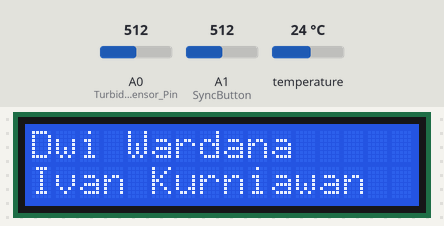
Bench run of a sketch on a simulated Arduino Uno, built with avr-gcc and run on an emulated ATmega328P. Parts: 16×2 character LCD. Inputs (shaded band) come from the test bench; at power-on: A1 (SyncButton) = 512, A0 (Turbidity_Sensor_Pin) = 512, temperature 24 °C. What the sketch prints to the serial monitor is not drawn.

Above: at 0.2 s.
2.8 s: A1 (SyncButton) set to 0
At 5.6 s:
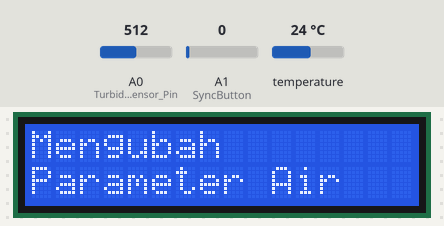
14.4 s: A1 (SyncButton) set to 122
26.0 s: A0 (Turbidity_Sensor_Pin) set to 306
At 31.8 s:
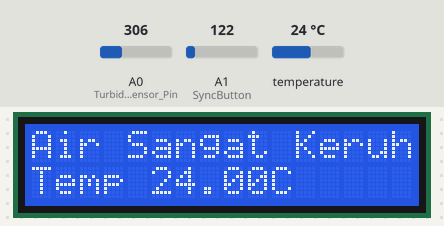
37.6 s: temperature set to 12 °C
At 44.8 s:
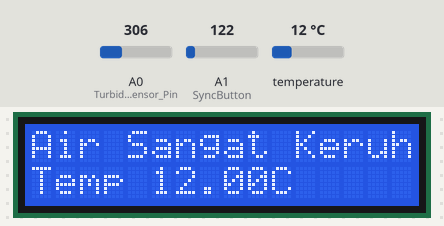
47.0 s: temperature set to 19 °C
At 52.6 s:
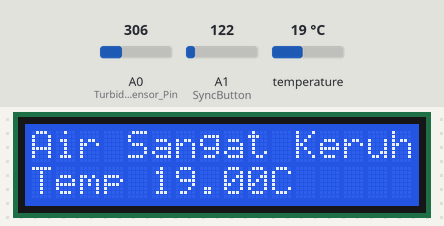
55.8 s: A0 (Turbidity_Sensor_Pin) set to 480
62.2 s: A0 (Turbidity_Sensor_Pin) set to 497
At 66.6 s:
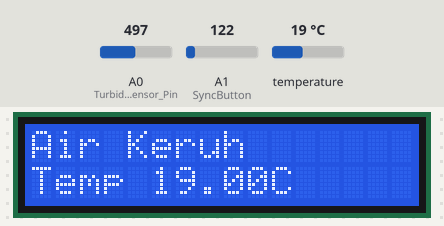
Timing chart, 0 to 68.1 s (numbered marks = the images above; inputs shaded):
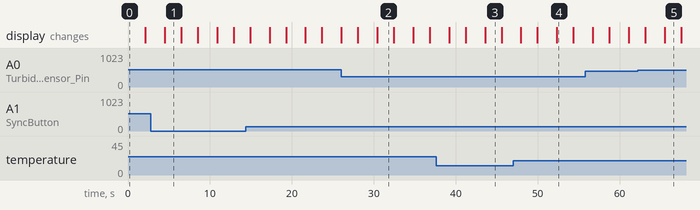

The sketch:

code.ino
```cpp
/*
 * Arduino Turbidity Meter, Water Quality monitoring
 * Download Libraries
 * https://www.electroniclinic.com/arduino-libraries-download-and-projects-they-are-used-in-project-codes/
 *
 */
#include <Wire.h>
#include <OneWire.h>
#include <DallasTemperature.h>
#include <LiquidCrystal_I2C.h> // Library for LCD

LiquidCrystal_I2C lcd(0x27, 16, 2); // I2C address 0x27, 16 column and 2 rows

int Turbidity_Sensor_Pin = A0;
int Temperature_Sensor_Pin = 13;
int SyncButton = A1;
int buttonState = 0;

float Turbidity_Sensor_Voltage;
int samples = 10000;
float ntu;

float tempCelsius;
float tempFahrenheit;

int setButton = 0;

float JERNIH = 2.80;
float KERUH = 2.78;

bool status = false;

OneWire oneWire(Temperature_Sensor_Pin);
DallasTemperature tempSensor(&oneWire);

void setup()
{
  Serial.begin(9600); // for debugging purposes

  lcd.init(); //initialize the lcd
  lcd.backlight(); //open the backlight

  tempSensor.begin();

  pinMode(Turbidity_Sensor_Pin, INPUT);
  pinMode(SyncButton, INPUT);
  lcd.setCursor(0, 0);         // move cursor to   (0, 0)
  lcd.print("Dwi Wardana");        // print message at (0, 0)
  lcd.setCursor(0, 1);         // move cursor to   (2, 1)
  lcd.print("Ivan Kurniawan");
}

void loop() {
  delay(2000);
    if (!status){
      lcd.clear();
    }
    tempSensor.requestTemperatures();
    tempCelsius = tempSensor.getTempCByIndex(0);

    Serial.print("Temperature Air: ");
    Serial.print(tempCelsius);
    Serial.println("°C");

    Turbidity_Sensor_Voltage = 0;
    for(int i=0; i<samples; i++)
    {
      Turbidity_Sensor_Voltage += ((float)analogRead(Turbidity_Sensor_Pin)/1023)*5;
    }

    Turbidity_Sensor_Voltage = Turbidity_Sensor_Voltage/samples;
    Turbidity_Sensor_Voltage = round_to_dp(Turbidity_Sensor_Voltage,2);

    buttonState = analogRead(SyncButton);
    if (!(buttonState) == HIGH) {
        lcd.clear();
        lcd.setCursor(0,0);
        lcd.print("Mengubah");
        lcd.setCursor(0, 1);
        lcd.print("Parameter Air");
        JERNIH = Turbidity_Sensor_Voltage-0.04;
        KERUH = JERNIH - 0.03;
        delay(2000);
        lcd.clear();
    }

    if (Turbidity_Sensor_Voltage >= JERNIH) {
      lcd.setCursor(0,0);
      lcd.print("Air Jernih");
    } else if (Turbidity_Sensor_Voltage >= KERUH && Turbidity_Sensor_Voltage < JERNIH) {
      lcd.setCursor(0,0);
      lcd.print("Air Keruh");
    } else {
      lcd.setCursor(0,0);
      lcd.print("Air Sangat Keruh");
    }

    lcd.setCursor(0,1);
    lcd.print("Temp ");
    lcd.print(tempCelsius);
    lcd.print("C");

    delay(10);
}

float round_to_dp( float in_value, int decimal_place )
{
  float multiplier = powf( 10.0f, decimal_place );
  in_value = roundf( in_value * multiplier ) / multiplier;
  return in_value;
}
```

Measured:
- the behaviour switches between 496 and 497 on A0 (Turbidity_Sensor_Pin) (found by bisection; images 4 and 5)
- after the input at 2.8 s, the display: changes after 1.7 s (image 1)
- after the input at 26.0 s, the display: first differs from a run without the input after 4.4 s (image 2)
- after the input at 37.6 s, the display: first differs from a run without the input after 6.0 s (image 3)
- after the input at 47.0 s, the display: first differs from a run without the input after 5.3 s (image 4)
- after the input at 62.2 s, the display: first differs from a run without the input after 3.3 s (image 5)
- what the display in image 1 shows lasts 2.0 s, from 4.5 s to 6.5 s
